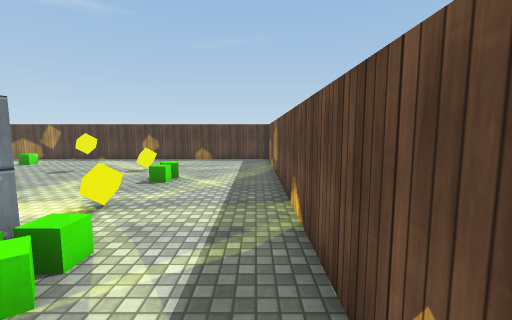
view 1 (above)

13 first-person views from a walk through a scene from a Unity 3-D project. The camera is 1.5 m above the floor, tilts 6° down and sees 90° across. The floor is counted in squares, 1 m on a side. Each view is taken from the middle of a square. On the plan, view 1 faces up. The plan holds only what a view shows up to about 13 squares ahead; the rest is blank. The player character is not drawn. Surface patterns are stand-ins for the level's own textures.

view 2
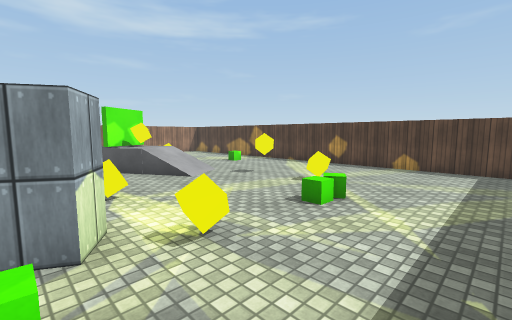

view 3
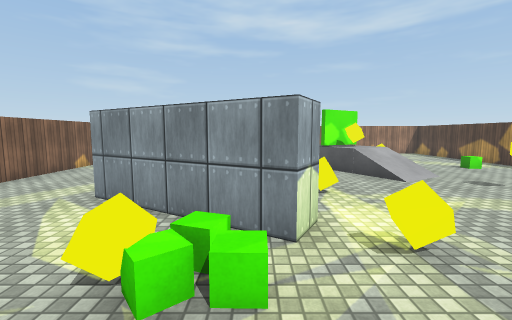

view 4
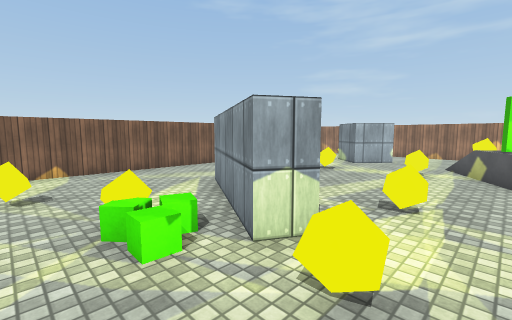

view 5
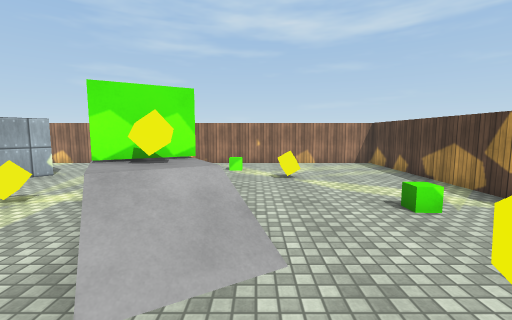

view 6
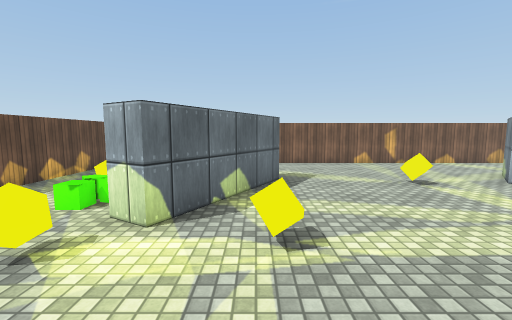

view 7
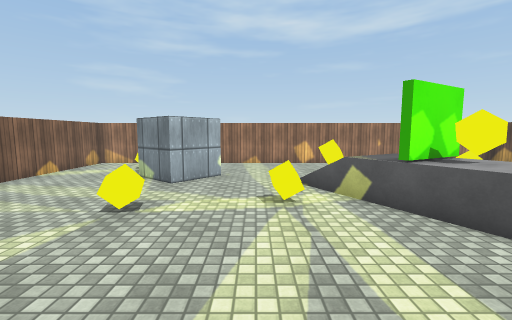

view 8
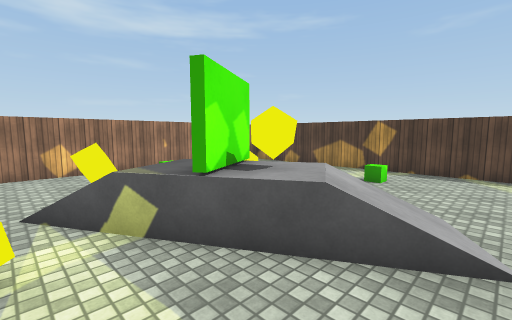

view 9
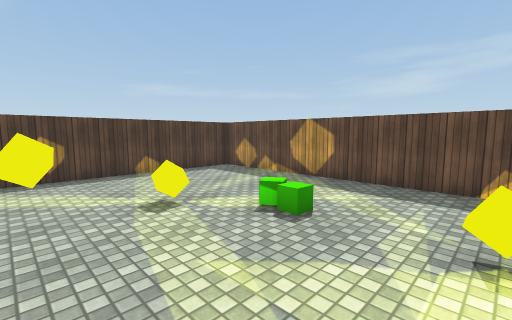

view 10
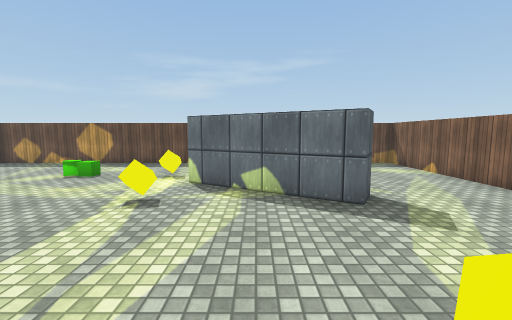

view 11
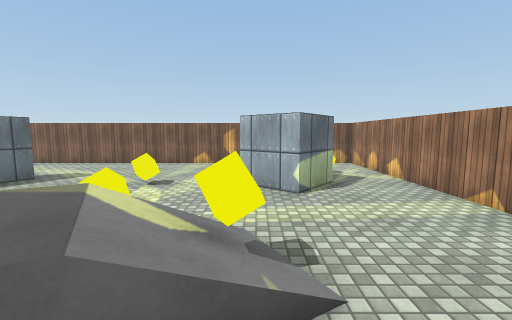

view 12
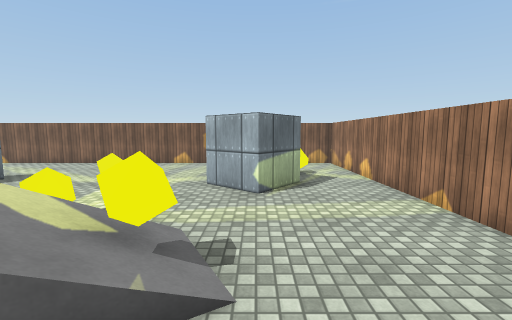

view 13
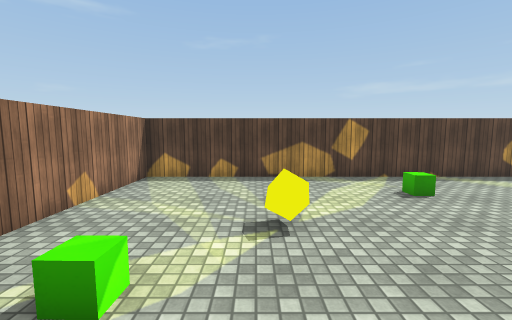

### Floor plan
Points are (right, up) in squares from view 1. A wall is a line through its corners. A room is listed if a view was taken in it or the views show most of it. See-through windows are left out.
Room 1 (views 1, 2, 3, 4, 5, 6, 7, 8, 9, 10, 11, 12, 13)
walls: (-9.8, 6.5) (-11.4, 5.5); (-11.9, 7.7) (-10.8, 5.9); (-4.3, 4.1) (-3.4, 3.6) (-5.9, -0.8) (-6.8, -0.3) (-4.3, 4.1); (-16.4, 0.2) (-15.1, 1.8) (-13.5, 0.5) (-14.8, -1.1); (-18.8, -4.7) (0.8, -4.7) (0.8, 14.8) (-18.8, 14.8) (-18.8, -4.7)
low walls: (-8.5, 7.2) (-9.5, 6.6); (-11.5, 5.5) (-12.5, 4.9)
objects: other object (-17, -2); yellow cube (-14, 5); yellow cube (-14, 10); yellow cube (-11, 0); yellow cube (-11, 4); yellow cube (-10, 7); yellow cube (-7, 10); yellow cube (-6, 5); yellow cube (-4, 10); yellow cube (-3, 5); yellow cube (-2, 2); yellow cube (-1, -1)

Positions as (right, up) in squares from view 1, and headings:
1: (0, 0), facing up
2: (0, 3), facing up-left
3: (0, 3), facing left
4: (-1, 6), facing down-left
5: (-6, 9), facing left
6: (-6, 8), facing down
7: (-6, 3), facing left
8: (-8, 4), facing up-left
9: (-7, 5), facing up-right
10: (-12, 2), facing right
11: (-14, 8), facing down
12: (-15, 8), facing down
13: (-15, 6), facing up
